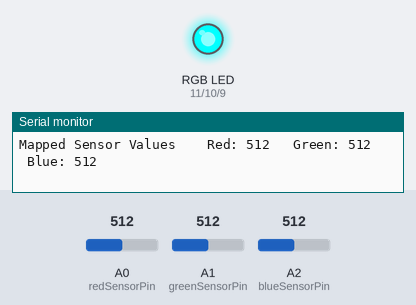
Bench run of a sketch on a simulated Arduino Uno, built with avr-gcc and run on an emulated ATmega328P. On the bench: an RGB LED mixed from three pins (HIGH = lit), the last lines printed to the serial monitor. The test bench sets the inputs (shaded band); at power-on: A0 (redSensorPin) = 512, A1 (greenSensorPin) = 512, A2 (blueSensorPin) = 512. Dim RGB values are drawn brighter than linear.

Above: at 1.2 s.
1.3 s: A0 (redSensorPin) set to 1023
At 2.6 s:
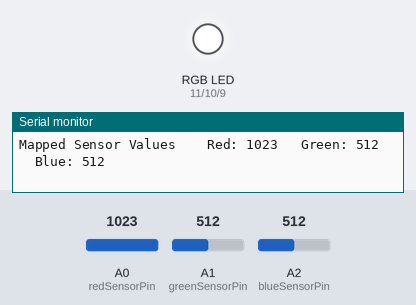
2.9 s: A1 (greenSensorPin) set to 0
At 3.7 s:
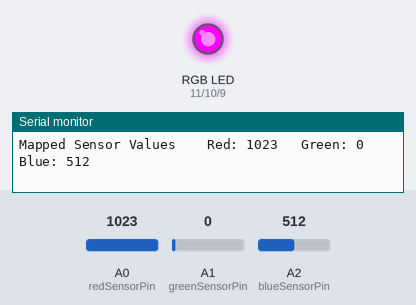
4.4 s: A2 (blueSensorPin) set to 0
At 5.5 s:
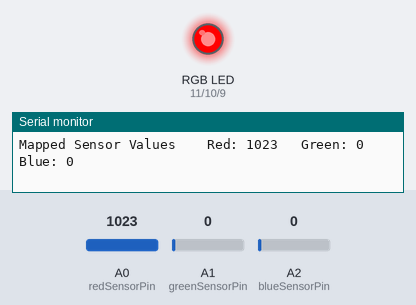
5.9 s: A0 (redSensorPin) set to 900
At 7.1 s:
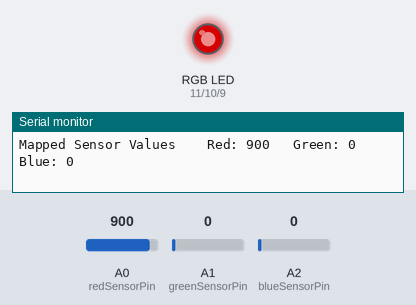
7.4 s: A1 (greenSensorPin) set to 122
At 7.9 s:
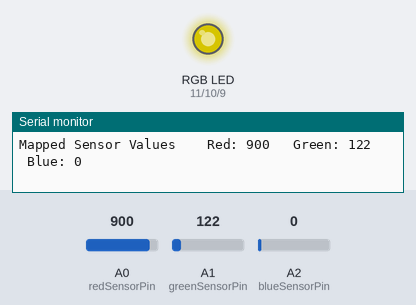
8.9 s: A2 (blueSensorPin) set to 122
At 10.1 s:
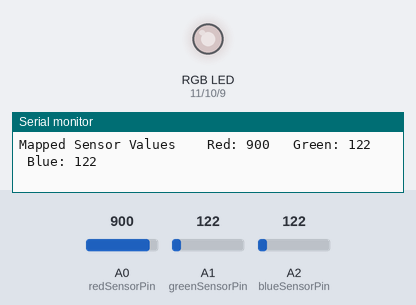
Timing chart, 0 to 11.4 s (numbered marks = the images above; inputs shaded):
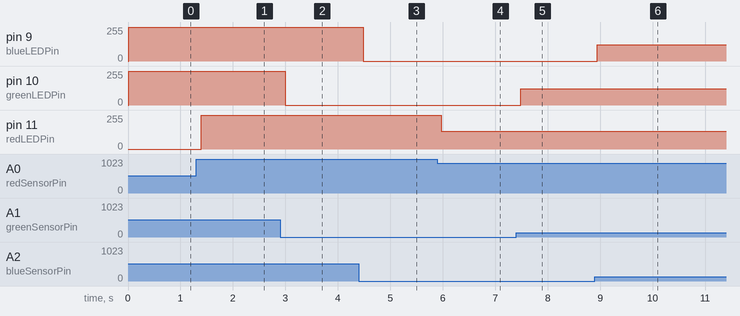

Measured:
- after the input at 1.3 s, pin 11 (redLEDPin): 0/255 → 255/255 after 0.10 s
- after the input at 2.9 s, pin 10 (greenLEDPin): 255/255 → 0/255 after 0.10 s
- after the input at 4.4 s, pin 9 (blueLEDPin): 255/255 → 0/255 after 0.08 s
- after the input at 5.9 s, pin 11 (redLEDPin): 255/255 → 132/255 after 0.07 s
- after the input at 7.4 s, pin 10 (greenLEDPin): 0/255 → 122/255 after 0.09 s
- after the input at 8.9 s, pin 9 (blueLEDPin): 0/255 → 122/255 after 0.05 s

The sketch:

Ajustable_RGB.ino
```cpp
const int greenLEDPin = 10;
const int redLEDPin = 11;
const int blueLEDPin = 9;
const int redSensorPin = A0;
const int greenSensorPin = A1;
const int blueSensorPin = A2;
int redValue = 0;
int greenValue = 0;
int blueValue = 0;
int redSensorValue = 0;
int greenSensorValue = 0;
int blueSensorValue = 0;

void setup() {
  Serial.begin(9600);
  pinMode(greenLEDPin,OUTPUT);
  pinMode(redLEDPin,OUTPUT);
  pinMode(blueLEDPin,OUTPUT);
}

void loop() {

  redSensorValue = analogRead(redSensorPin);
  delay(5);
  greenSensorValue = analogRead(greenSensorPin);
  delay(5);
  blueSensorValue = analogRead(blueSensorPin);

  redValue = redSensorValue;
  greenValue = greenSensorValue;
  blueValue = blueSensorValue;

  Serial.print("Mapped Sensor Values \t Red: ");
  Serial.print(redValue);
  Serial.print("\t Green: ");
  Serial.print(greenValue);
  Serial.print("\t Blue: ");
  Serial.println(blueValue);
  analogWrite(redLEDPin, redValue);
  analogWrite(greenLEDPin, greenValue);
  analogWrite(blueLEDPin, blueValue);


}
```
